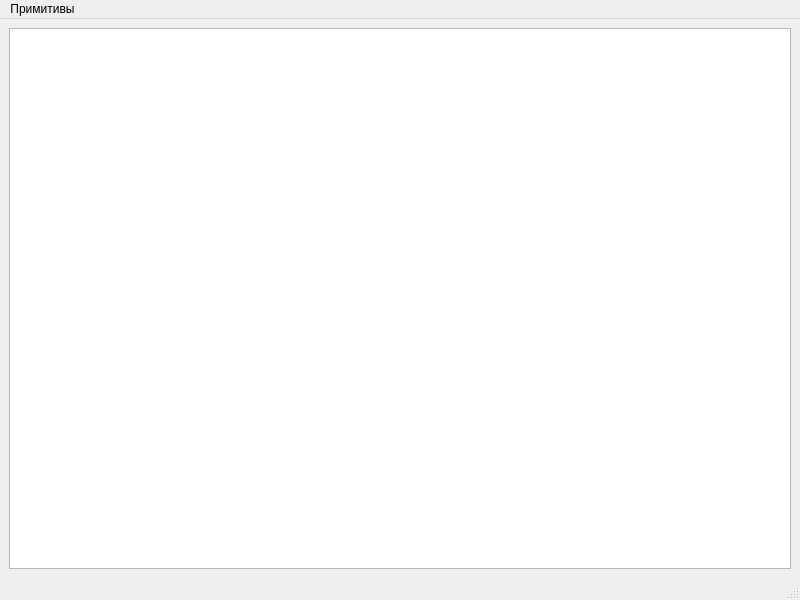
<?xml version="1.0" encoding="UTF-8"?>
<ui version="4.0">
 <class>MainWindow</class>
 <widget class="QMainWindow" name="MainWindow">
  <property name="geometry">
   <rect>
    <x>0</x>
    <y>0</y>
    <width>800</width>
    <height>600</height>
   </rect>
  </property>
  <property name="windowTitle">
   <string>MainWindow</string>
  </property>
  <widget class="QWidget" name="centralwidget">
   <layout class="QHBoxLayout" name="horizontalLayout">
    <item>
     <widget class="QGraphicsView" name="graphicsView"/>
    </item>
   </layout>
  </widget>
  <widget class="QMenuBar" name="menubar">
   <property name="geometry">
    <rect>
     <x>0</x>
     <y>0</y>
     <width>800</width>
     <height>25</height>
    </rect>
   </property>
   <widget class="QMenu" name="menu">
    <property name="title">
     <string>Примитивы</string>
    </property>
    <addaction name="actionAddPoint"/>
   </widget>
   <addaction name="menu"/>
  </widget>
  <widget class="QStatusBar" name="statusbar"/>
  <action name="actionAddPoint">
   <property name="text">
    <string>Точка</string>
   </property>
  </action>
 </widget>
 <resources/>
 <connections/>
</ui>
